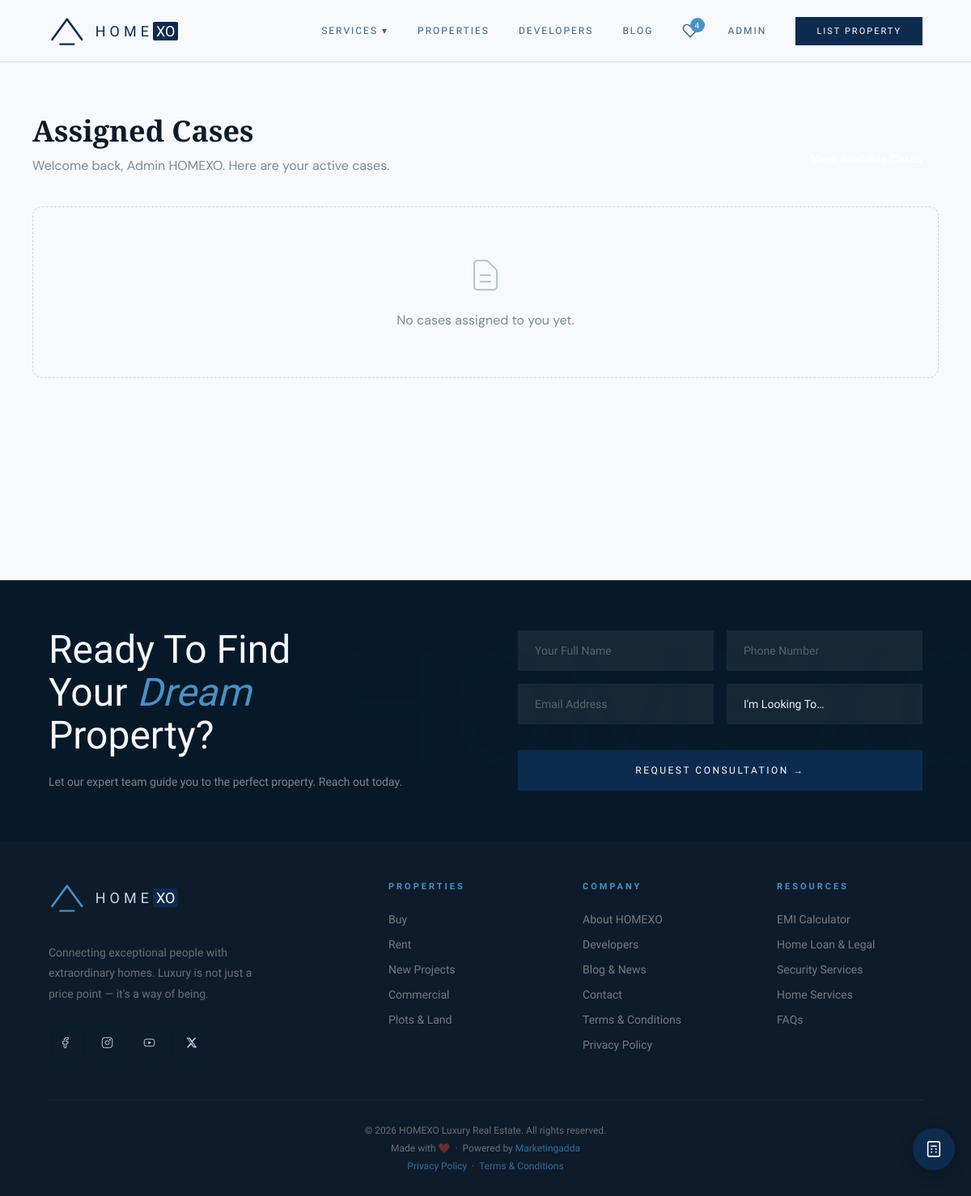
The page /legal-tracking/advocate/ (signed in) on the database as committed earlier.
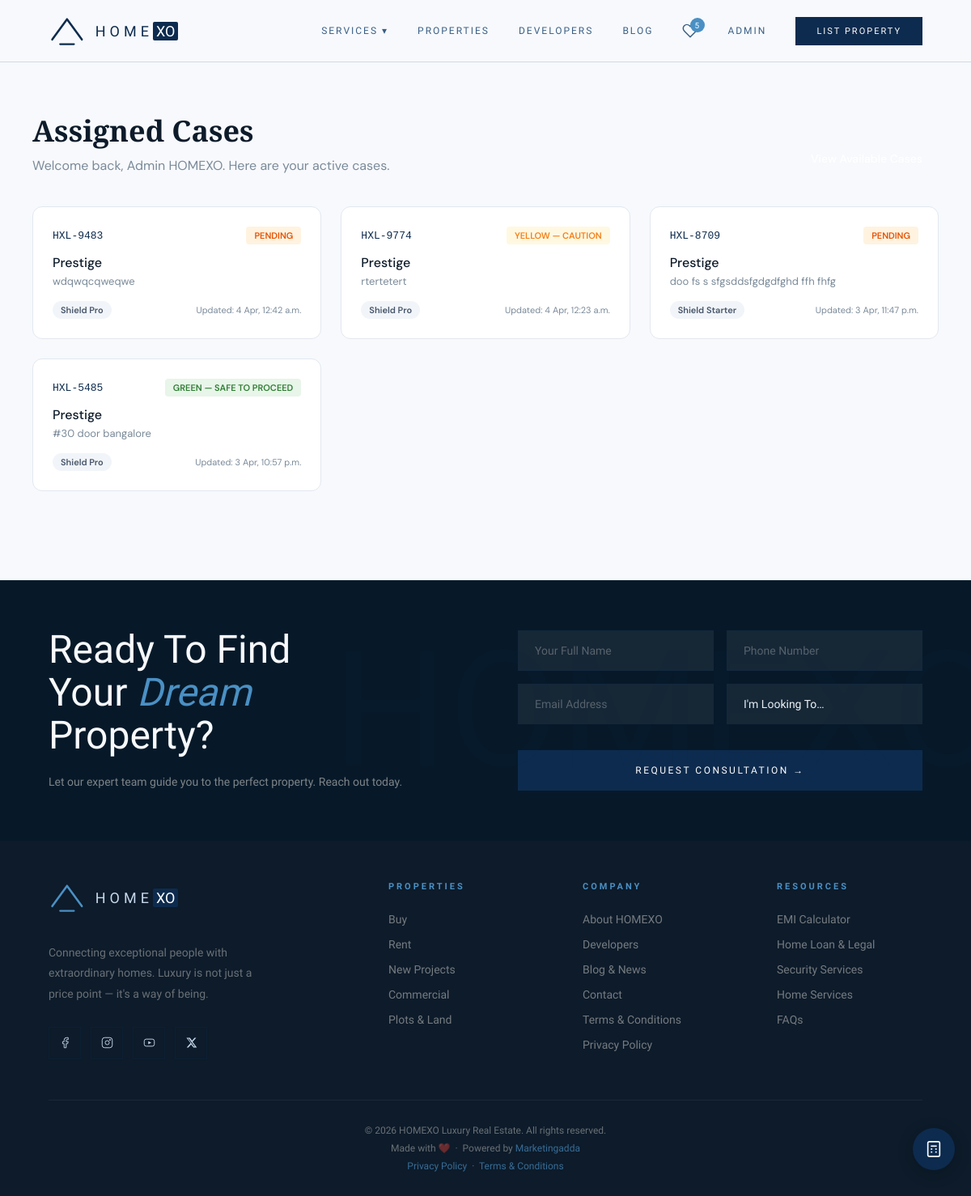
The same page on the database as committed later.
### legal_services/models.py (models this page shows, shortened)
class LegalOrder(models.Model):
    class PackageType(models.TextChoices):
        STARTER = 'starter', 'Shield Starter'
        PRO = 'pro', 'Shield Pro'
        COMPLETE = 'complete', 'Shield Complete'
    class Verdict(models.TextChoices):
        PENDING = 'pending', 'Pending'
        GREEN = 'green', 'Green — Safe to proceed'
        YELLOW = 'yellow', 'Yellow — Caution'
        RED = 'red', 'Red — Do not proceed'
    class PaymentStatus(models.TextChoices):
        UNPAID    = 'unpaid',    'Unpaid'
        PENDING   = 'pending',   'Payment Pending'
        PAID      = 'paid',      'Paid'
        REFUNDED  = 'refunded',  'Refunded'
    order_id = models.CharField(max_length=20, unique=True, editable=False)
    uuid = models.UUIDField(default=uuid.uuid4, editable=False, unique=True)
    user = models.ForeignKey(settings.AUTH_USER_MODEL, on_delete=models.CASCADE, related_name='legal_orders')
    property_name = models.CharField(max_length=255, help_text="e.g., 3BHK Apartment, Koramangala")
    property_address = models.TextField()
    package = models.CharField(max_length=20, choices=PackageType.choices, default=PackageType.PRO)
    advocate = models.ForeignKey(settings.AUTH_USER_MODEL, on_delete=models.SET_NULL, related_name='assigned_cases', blank=True, null=True, limit_choices_to={'role': 'advocate'})
    advocate_notes = models.TextField(blank=True, null=True)
    verdict = models.CharField(max_length=15, choices=Verdict.choices, default=Verdict.PENDING)
    verdict_summary = models.TextField(blank=True, null=True, help_text="E.g. No critical issues detected · 12 checks passed")
    payment_status = models.CharField(max_length=15, choices=PaymentStatus.choices, default=PaymentStatus.UNPAID)
    payment_id     = models.CharField(max_length=100, blank=True, null=True, help_text="Transaction / UTR / Razorpay ID")
    payment_proof  = models.ImageField(upload_to='legal_payments/', blank=True, null=True, help_text="Screenshot or receipt image")
    payment_notes  = models.TextField(blank=True, null=True)
    created_at = models.DateTimeField(auto_now_add=True)
    updated_at = models.DateTimeField(auto_now=True)

### legal_services/views.py (the view)
# urls.py: path('advocate/', views.advocate_dashboard, name='advocate_dashboard'),
@login_required
def advocate_dashboard(request):
    if not (is_advocate(request.user) or is_legal_admin(request.user)):
        raise PermissionDenied("You must be an advocate or legal admin to view this page.")
    if is_legal_admin(request.user):
        orders = LegalOrder.objects.all()
    else:
        orders = LegalOrder.objects.filter(advocate=request.user)
    orders = orders.order_by('-created_at')
    return render(request, 'legal_services/advocate_dashboard.html', {'orders': orders})

### accounts/models.py (called while the page is built)
    def get_full_name(self):
        return f'{self.first_name} {self.last_name}'.strip()

### legal_services/views.py (called while the page is built)
def is_advocate(user):
    return user.is_authenticated and user.role == 'advocate'

def is_legal_admin(user):
    return user.is_authenticated and (
        user.is_superuser or
        getattr(user, 'role', None) in ('admin', 'legal_admin')
    )

### pages/context_processors.py (called while the page is built)
def global_context(request):
    wishlist_count = 0
    wishlist_ids = []
    if request.user.is_authenticated:
        try:
            qs = request.user.wishlist.values_list('property_id', flat=True)
            wishlist_ids = list(qs)
            wishlist_count = len(wishlist_ids)
        except Exception:
            pass
    return {
        'SITE_NAME':      'HOMEXO',
        'SITE_TAGLINE':   'Luxury Real Estate',
        'LISTING_TYPES':  Property.ListingType.choices,
        'wishlist_count': wishlist_count,
        'wishlist_ids':   wishlist_ids,
    }

### legal_services/templates/legal_services/advocate_dashboard.html (shortened to what this page needs)
{% extends 'base.html' %}
{% load static %}
{% block content %}
<div class="adv-dash">
  <div class="adv-header">
    <div>
      <h1 class="adv-title">Assigned Cases</h1>
      <p style="color: var(--warm-grey); margin-top: 8px;">Welcome back, {{ user.get_full_name }}. Here are your active cases.</p>
    </div>
    <div>
      <a href="{% url 'legal_services:advocate_pool' %}" style="display:inline-block; background:var(--teal); color:white; padding:10px 20px; border-radius:6px; text-decoration:none; font-weight:500; font-size:14px; transition:background 0.2s;">View Available Cases</a>
    </div>
  </div>
  <div class="adv-grid">
    {% for order in orders %}
      <a href="{% url 'legal_services:advocate_order_detail' order.uuid %}" class="adv-card">
        <div class="adv-card-top">
          <span class="order-id">{{ order.order_id }}</span>
          <span class="status status-{{ order.verdict }}">{{ order.get_verdict_display }}</span>
        </div>
        <div class="prop-name">{{ order.property_name }}</div>
        <div class="prop-addr">{{ order.property_address|truncatechars:50 }}</div>
        <div style="display:flex; justify-content: space-between; align-items: center;">
          <span class="pkg-badge">{{ order.get_package_display }}</span>
          <span style="font-size: 11px; color: var(--warm-grey);">Updated: {{ order.updated_at|date:"j M, g:i a" }}</span>
        </div>
      </a>
    {% empty %}
      <div style="grid-column: 1 / -1; padding: 60px; text-align: center; border: 1px dashed #cbd5e1; border-radius: 12px; color: var(--warm-grey);">
        <p>No cases assigned to you yet.</p>
      </div>
    {% endfor %}
  </div>
</div>
{% endblock %}

### templates/base.html (shortened to what the changed rows need)
{% load static %}
<!DOCTYPE html>
<html lang="en">
<head>
{% load static %}
<link rel="stylesheet" href="{% static 'css/homexo.css' %}">
</head>
<body data-auth="{{ user.is_authenticated|yesno:'true,false' }}" data-login="{% url 'accounts:login' %}" data-wishlist-ids="{% for id in wishlist_ids %}{{ id }}{% if not forloop.last %},{% endif %}{% endfor %}">
<nav>
  <div class="nav-links">
    {% if user.is_authenticated %}
      <a href="{% url 'wishlist:list' %}" class="nav-wishlist">
        {% if wishlist_count > 0 %}
          <span class="nav-wishlist-count">{{ wishlist_count }}</span>
        {% endif %}
      </a>
    {% else %}
      <a href="{% url 'accounts:login' %}">Login</a>
      <a href="{% url 'properties:create' %}" class="nav-cta">List Property</a>
    {% endif %}
  </div>
</nav>
<main class="page-body">
  {% block content %}{% endblock %}
</main>
{% block pre_footer %}
<div class="cta-banner">
  <div>
    <h2 class="cta-title">Ready To Find<br>Your <em>Dream</em><br>Property?</h2>
  </div>
</div>
{% endblock pre_footer %}
</body>
</html>

Rows that differ between the two databases and show on the page:
added LegalOrder: order_id "HXL-9483", verdict "PENDING", property_name "Prestige", property_address "wdqwqcqweqwe", package "Shield Pro", updated_at "4 Apr, 12:42 a.m."
added LegalOrder: order_id "HXL-9774", verdict "YELLOW — CAUTION", property_name "Prestige", property_address "rtertetert", package "Shield Pro", updated_at "4 Apr, 12:23 a.m."
added LegalOrder: order_id "HXL-8709", verdict "PENDING", property_name "Prestige", property_address "doo fs s sfgsddsfgdgdfghd ffh fhfg", package "Shield Starter", updated_at "3 Apr, 11:47 p.m."
added LegalOrder: order_id "HXL-5485", verdict "GREEN — SAFE TO PROCEED", property_name "Prestige", property_address "#30 door bangalore", package "Shield Pro", updated_at "3 Apr, 10:57 p.m."
Other text that changed with them:
{{ wishlist_count }}: "4" → "5"
text no longer shown: "No cases assigned to you yet."
